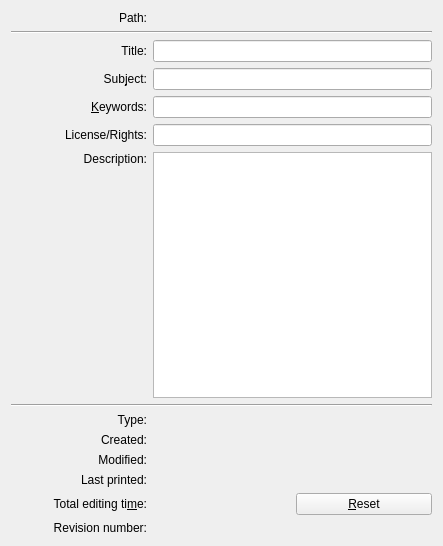
<?xml version="1.0" encoding="UTF-8"?>
<ui version="4.0">
 <class>KoDocumentInfoAboutWidget</class>
 <widget class="QWidget" name="KoDocumentInfoAboutWidget">
  <property name="geometry">
   <rect>
    <x>0</x>
    <y>0</y>
    <width>443</width>
    <height>546</height>
   </rect>
  </property>
  <layout class="QGridLayout">
   <item row="10" column="1">
    <widget class="QLabel" name="lblModified">
     <property name="text">
      <string/>
     </property>
    </widget>
   </item>
   <item row="11" column="0">
    <widget class="QLabel" name="lblLastPrintedDesc">
     <property name="text">
      <string>Last printed:</string>
     </property>
     <property name="alignment">
      <set>Qt::AlignRight|Qt::AlignTrailing|Qt::AlignVCenter</set>
     </property>
    </widget>
   </item>
   <item row="0" column="1" colspan="2">
    <widget class="QLabel" name="filePathLabel">
     <property name="text">
      <string/>
     </property>
    </widget>
   </item>
   <item row="10" column="0">
    <widget class="QLabel" name="lblModifiedDesc">
     <property name="text">
      <string>Modified:</string>
     </property>
     <property name="alignment">
      <set>Qt::AlignRight|Qt::AlignTrailing|Qt::AlignVCenter</set>
     </property>
    </widget>
   </item>
   <item row="1" column="0" colspan="3">
    <widget class="Line" name="filePathSeparatorLine">
     <property name="orientation">
      <enum>Qt::Horizontal</enum>
     </property>
    </widget>
   </item>
   <item row="7" column="0" colspan="3">
    <widget class="Line" name="line_2">
     <property name="orientation">
      <enum>Qt::Horizontal</enum>
     </property>
    </widget>
   </item>
   <item row="5" column="0">
    <widget class="QLabel" name="lblLicense">
     <property name="text">
      <string>License/Rights:</string>
     </property>
     <property name="alignment">
      <set>Qt::AlignRight|Qt::AlignTrailing|Qt::AlignVCenter</set>
     </property>
    </widget>
   </item>
   <item row="5" column="1" colspan="2">
    <widget class="QLineEdit" name="leLicense"/>
   </item>
   <item row="8" column="0">
    <widget class="QLabel" name="lblTypeDesc">
     <property name="text">
      <string>Type:</string>
     </property>
     <property name="alignment">
      <set>Qt::AlignRight|Qt::AlignTrailing|Qt::AlignVCenter</set>
     </property>
    </widget>
   </item>
   <item row="4" column="0">
    <widget class="QLabel" name="lblKeywordsDesc">
     <property name="text">
      <string>&amp;Keywords:</string>
     </property>
     <property name="alignment">
      <set>Qt::AlignRight|Qt::AlignTrailing|Qt::AlignVCenter</set>
     </property>
     <property name="buddy">
      <cstring>leKeywords</cstring>
     </property>
    </widget>
   </item>
   <item row="13" column="0">
    <widget class="QLabel" name="lblRevisionDesc">
     <property name="text">
      <string>Revision number:</string>
     </property>
     <property name="alignment">
      <set>Qt::AlignRight|Qt::AlignTrailing|Qt::AlignVCenter</set>
     </property>
    </widget>
   </item>
   <item row="3" column="1" colspan="2">
    <widget class="QLineEdit" name="leSubject"/>
   </item>
   <item row="4" column="1" colspan="2">
    <widget class="QLineEdit" name="leKeywords">
     <property name="text">
      <string/>
     </property>
    </widget>
   </item>
   <item row="2" column="1" colspan="2">
    <widget class="QLineEdit" name="leTitle"/>
   </item>
   <item row="9" column="0">
    <widget class="QLabel" name="lblCreatedDesc">
     <property name="text">
      <string>Created:</string>
     </property>
     <property name="alignment">
      <set>Qt::AlignRight|Qt::AlignTrailing|Qt::AlignVCenter</set>
     </property>
    </widget>
   </item>
   <item row="12" column="0">
    <widget class="QLabel" name="lblEditingDesc">
     <property name="text">
      <string>Total editing ti&amp;me:</string>
     </property>
     <property name="alignment">
      <set>Qt::AlignRight|Qt::AlignTrailing|Qt::AlignVCenter</set>
     </property>
     <property name="buddy">
      <cstring>pbReset</cstring>
     </property>
    </widget>
   </item>
   <item row="6" column="0">
    <widget class="QLabel" name="lbCommentsDesc">
     <property name="text">
      <string>Description:</string>
     </property>
     <property name="alignment">
      <set>Qt::AlignLeading|Qt::AlignLeft|Qt::AlignRight|Qt::AlignTop|Qt::AlignTrailing</set>
     </property>
     <property name="buddy">
      <cstring>meDescription</cstring>
     </property>
    </widget>
   </item>
   <item row="12" column="1">
    <widget class="QLabel" name="lblEditing">
     <property name="text">
      <string/>
     </property>
    </widget>
   </item>
   <item row="0" column="0">
    <widget class="QLabel" name="filePathInfoLabel">
     <property name="text">
      <string>Path:</string>
     </property>
     <property name="alignment">
      <set>Qt::AlignRight|Qt::AlignTrailing|Qt::AlignVCenter</set>
     </property>
    </widget>
   </item>
   <item row="9" column="1">
    <widget class="QLabel" name="lblCreated">
     <property name="text">
      <string/>
     </property>
    </widget>
   </item>
   <item row="12" column="2">
    <widget class="QPushButton" name="pbReset">
     <property name="sizePolicy">
      <sizepolicy hsizetype="Preferred" vsizetype="Fixed">
       <horstretch>0</horstretch>
       <verstretch>0</verstretch>
      </sizepolicy>
     </property>
     <property name="layoutDirection">
      <enum>Qt::RightToLeft</enum>
     </property>
     <property name="text">
      <string>&amp;Reset</string>
     </property>
    </widget>
   </item>
   <item row="13" column="1">
    <widget class="QLabel" name="lblRevision">
     <property name="text">
      <string/>
     </property>
    </widget>
   </item>
   <item row="6" column="1" colspan="2">
    <widget class="QTextEdit" name="meDescription"/>
   </item>
   <item row="8" column="1">
    <widget class="QLabel" name="lblType">
     <property name="text">
      <string/>
     </property>
    </widget>
   </item>
   <item row="11" column="1">
    <widget class="QLabel" name="lblLastPrinted">
     <property name="text">
      <string/>
     </property>
    </widget>
   </item>
   <item row="2" column="0">
    <widget class="QLabel" name="lblTitleDesc">
     <property name="text">
      <string comment="Document title">Title:</string>
     </property>
     <property name="alignment">
      <set>Qt::AlignRight|Qt::AlignTrailing|Qt::AlignVCenter</set>
     </property>
     <property name="buddy">
      <cstring>leTitle</cstring>
     </property>
    </widget>
   </item>
   <item row="3" column="0">
    <widget class="QLabel" name="lblSubjectDesc">
     <property name="text">
      <string>Sub&amp;ject:</string>
     </property>
     <property name="alignment">
      <set>Qt::AlignRight|Qt::AlignTrailing|Qt::AlignVCenter</set>
     </property>
     <property name="buddy">
      <cstring>leSubject</cstring>
     </property>
    </widget>
   </item>
  </layout>
 </widget>
 <resources/>
 <connections/>
</ui>
